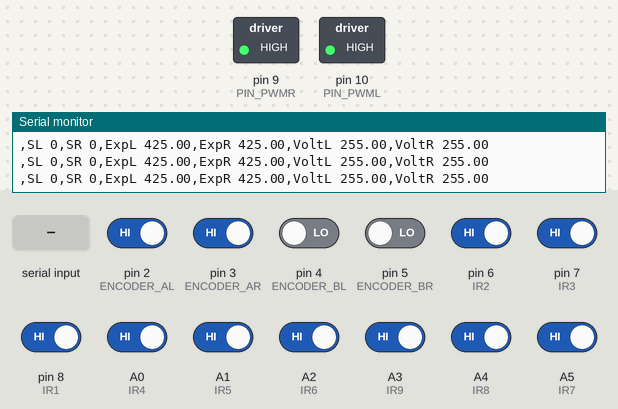
The sketch below on a simulated Arduino Uno, built with avr-gcc and run on an emulated ATmega328P. On the bench: switched loads named in the sketch (green lamp = pin HIGH), the last lines printed to the serial monitor. The inputs (shaded band) are chosen by the test bench; at power-on: A0 (IR4), A1 (IR5), A2 (IR6), A3 (IR9), A4 (IR8), A5 (IR7), pin 2 (ENCODER_AL), pin 3 (ENCODER_AR), pin 6 (IR2), pin 7 (IR3), pin 8 (IR1) HIGH, pin 4 (ENCODER_BL), pin 5 (ENCODER_BR) LOW.

Above: at 1.2 s.
1.3 s: "a\n" received over Serial
At 1.55 s:
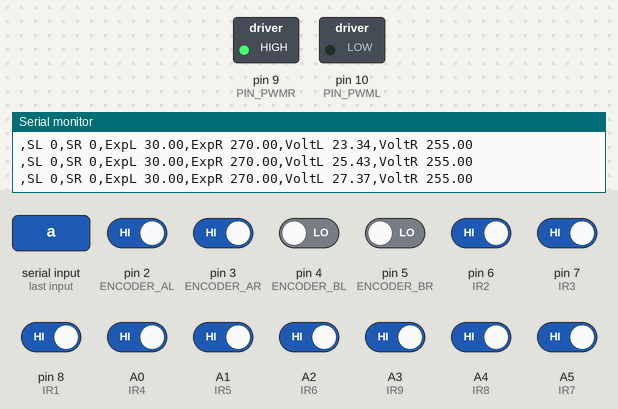
4.3 s: byte 115 ('s') received over Serial
At 5.3 s:
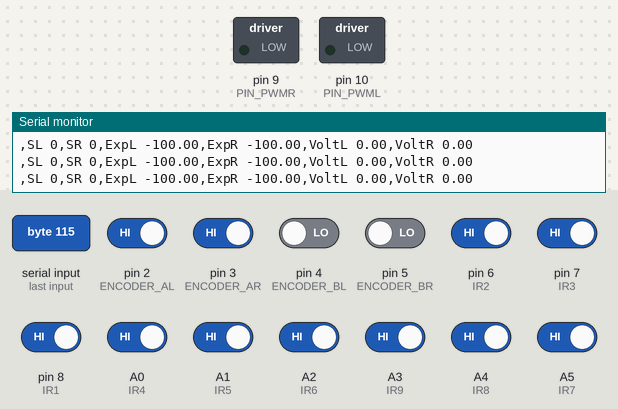
5.9 s: pin 2 (ENCODER_AL) driven LOW
7.4 s: pin 3 (ENCODER_AR) driven LOW
8.9 s: byte 100 ('d') received over Serial
At 9.05 s:
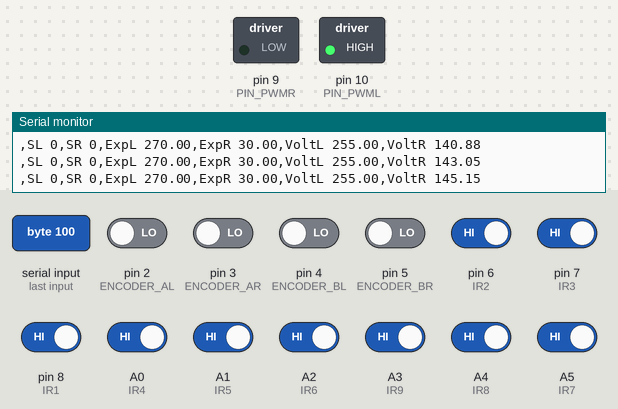
11.0 s: "s\n" received over Serial
At 11.6 s:
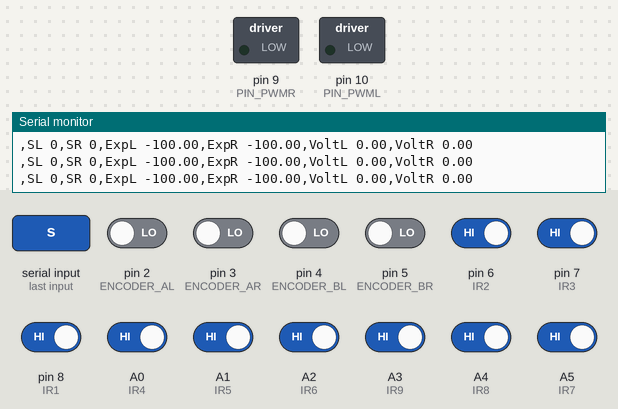
Timing chart, 0 to 13.6 s (numbered marks = the images above; inputs shaded):
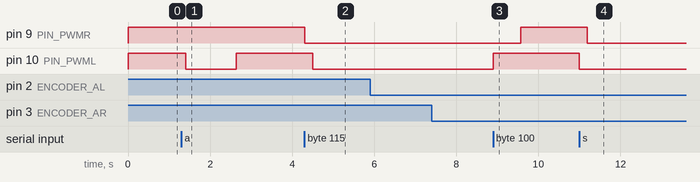

The sketch:

XunXian_HQiao.ino
```cpp
#include <MsTimer2.h>

#define PIN_PWMR 9
#define ENCODER_AR 3//引发中断
#define ENCODER_BR 5

#define PIN_PWML 10
#define ENCODER_AL 2//引发中断
#define ENCODER_BL 4

#define MAX_Motor_Vol 255
#define MAX_deltaVoltL 128//最大左轮修正电压
#define MAX_deltaVoltR 128//最大右轮修正电压

#define GET_SPEED_PERIOD_MS 20//获取速度周期（单位毫秒）

#define IR1 8
#define IR2 6
#define IR3 7
#define IR4 A0
#define IR5 A1
#define IR6 A2
#define IR7 A5
#define IR8 A4
#define IR9 A3

enum CONTROL_MODE {Normal, Stop, RunForward, RunBackward, Left, Right, Avoid} controlMode;

int MotorOn = 1;
int LastIR[9] = {0};
int IRPort[9] = {IR1, IR2, IR3, IR4, IR5, IR6, IR7, IR8, IR9};

double SpeedP = 0.7; //电机调速比例项
double SpeedD = 0.09;//电机调速微分项

enum MOTOR_SYNC_MODE {SyncOff, SyncOn} motorSyncMode;//左右电动机同步模式

volatile long encoderValR = 0;
volatile long encoderValL = 0;

volatile long lastEncoderValR = 0;
volatile long lastEncoderValL = 0;

int speedR = 0;//实际右轮速度
int speedL = 0;//实际左轮速度

double expSpeedR = 0;//期望右轮速度
double expSpeedL = 0;//期望左轮速度

//loop函数内相关
unsigned long lastT = 0;//上次loop微秒值
unsigned long dt = 0;//时间微分，单位微秒


double voltL = 0;
double voltR = 0;
double preVoltL = 127;
double preVoltR = 127;
double deltaVoltPL = 0;//正转时左轮修正电压
double deltaVoltPR = 0;//正转时右轮修正电压
double deltaVoltNL = 0;//反转时左轮修正电压
double deltaVoltNR = 0;//反转时右轮修正电压

void setup()
{
	pinMode(PIN_PWMR, OUTPUT);
	pinMode(PIN_PWML, OUTPUT);

	analogWrite(PIN_PWMR,127);
	analogWrite(PIN_PWML,127);

	pinMode(ENCODER_AR, INPUT);
	pinMode(ENCODER_BR, INPUT);
	pinMode(ENCODER_AL, INPUT);
	pinMode(ENCODER_BL, INPUT);
	// pinMode(IR1, INPUT);
	// pinMode(IR2, INPUT);
	// pinMode(IR3, INPUT);
	// pinMode(IR4, INPUT);
	// pinMode(IR5, INPUT);
	// pinMode(IR6, INPUT);
	// pinMode(IR7, INPUT);
	// pinMode(IR8, INPUT);
	// pinMode(IR9, INPUT);

	Serial.begin(115200);

	attachInterrupt(digitalPinToInterrupt(ENCODER_AR), getEncoderR, CHANGE);
	attachInterrupt(digitalPinToInterrupt(ENCODER_AL), getEncoderL, CHANGE);

	motorSyncMode = SyncOn;

	MsTimer2::set(GET_SPEED_PERIOD_MS, GetSpeed);
	MsTimer2::start();

	TCCR1B = TCCR1B & 0xF8 | 1;//控制pin9 pin10频率，可以是 1, 2, 3, 4, 5
	/* 其中 fff 與對應頻率如下:
	feqT1		Prescaler	Frequency
	1		1			31372.549 Hz
	2		8			3921.569
	3		64			490.196   <--DEFAULT
	4		256			122.549
	5		1024		30.637 Hz */

	//TCCR2B = TCCR2B & 0xF8 | 3;//控制pin11 pin3频率，可以是 1, 2, 3, 4, 5, 6, 7（不要调，会影响MsTimer2)
/*
	feqT2	Prescaler	Frequency
	1		1			31372.549 Hz
	2		8			3921.569
	3		32			980.392
	4		64			490.196   <--DEFAULT
	5		128			245.098
	6		256			122.549
	7		1024		30.637 Hz
 */
}

void getEncoderR(void)
{
	if (digitalRead(ENCODER_AR) == LOW)
	{
		if (digitalRead(ENCODER_BR) == LOW)
		{
			encoderValR--;
		}
		else
		{
			encoderValR++;
		}
	}
	else
	{
		if (digitalRead(ENCODER_BR) == HIGH)
		{
			encoderValR--;
		}
		else
		{
			encoderValR++;
		}
	}
}

void getEncoderL(void)
{
	if (digitalRead(ENCODER_AL) == LOW)
	{
		if (digitalRead(ENCODER_BL) == LOW)
		{
			encoderValL--;
		}
		else
		{
			encoderValL++;
		}
	}
	else
	{
		if (digitalRead(ENCODER_BL) == HIGH)
		{
			encoderValL--;
		}
		else
		{
			encoderValL++;
		}
	}


}

//建议 turnRatio 范围[-1, 1]，不会自动切换模式
void TurnLeft(double speed, double turnRatio)
{
	//motorSyncMode = SyncOn;
	expSpeedR = speed * (1 + turnRatio);
	expSpeedL = speed * (1 - turnRatio);

/* 	if (expSpeedL > 0)
	{
		//preVoltL = 0.0175 * expSpeedL + 127.54;
	}
	else
	{
		//preVoltL = 0.0165 * expSpeedL - 129.96;
	}

	if (expSpeedR > 0)
	{
		//preVoltR = 0.0177 * expSpeedR + 131.12;
	}
	else
	{
		//preVoltR = 0.0184 * expSpeedR - 132.95;
	} */
}

void MotorSync()
{
	static double speedLErr = 0;
	static double last_speedLErr = 0;
	static double speedRErr = 0;
	static double last_speedRErr = 0;
	switch (motorSyncMode)
	{
	case SyncOn:
		//左轮
		last_speedLErr = speedLErr;
		speedLErr = expSpeedL - speedL;

		deltaVoltPL += speedLErr * SpeedP * dt / 1000000 + (speedLErr - last_speedLErr) * SpeedD;
		voltL = preVoltL + deltaVoltPL;

		//限制deltaVolt
		if (deltaVoltPL > MAX_deltaVoltL){
		deltaVoltPL = MAX_deltaVoltL;
		}else if (deltaVoltPL < -MAX_deltaVoltL){
		deltaVoltPL = -MAX_deltaVoltL;}

		//右轮
		last_speedRErr = speedRErr;
		speedRErr = expSpeedR - speedR;
		deltaVoltPR += speedRErr * SpeedP * dt / 1000000 + (speedRErr - last_speedRErr) * SpeedD;
		voltR = preVoltR + deltaVoltPR;

		//限制deltaVolt
		if (deltaVoltPR > MAX_deltaVoltR){
		deltaVoltPR = MAX_deltaVoltR;
		}else if (deltaVoltPR < -MAX_deltaVoltR){
		deltaVoltPR = -MAX_deltaVoltR;}

		//限制volt
		if (voltL > MAX_Motor_Vol){
			voltL = MAX_Motor_Vol;
		}else if (voltL < 0){
			voltL = 0;}

		if (voltR > MAX_Motor_Vol){
			voltR = MAX_Motor_Vol;
		}else if (voltR < 0){
			voltR = 0;}

		analogWrite(PIN_PWMR, voltR);
		analogWrite(PIN_PWML, voltL);

		break;
	case SyncOff:
		analogWrite(PIN_PWMR, voltR);
		analogWrite(PIN_PWML, voltL);

		break;
	default:
		break;
	}
}

void PrintData()
{
	Serial.print('\n');
	Serial.print(",SL ");
	Serial.print(speedL / 10);
	Serial.print(",SR ");
	Serial.print(speedR / 10);
	Serial.print(",ExpL ");
	Serial.print(expSpeedL / 10);
	Serial.print(",ExpR ");
	Serial.print(expSpeedR / 10);
	Serial.print(",VoltL ");
	Serial.print(voltL);
	Serial.print(",VoltR ");
	Serial.print(voltR);

	// Serial.print(",dVPL ");
	// Serial.print(deltaVoltPL);
	// Serial.print(",dVPR ");
	// Serial.print(deltaVoltPR);
	// Serial.print(",dVNL ");
	// Serial.print(deltaVoltNL);
	// Serial.print(",dVNR ");
	// Serial.print(deltaVoltNL);

	// Serial.print(",dt ");
	// Serial.print(dt / 1000);
	// Serial.print(digitalRead(IR1));
	// Serial.print(digitalRead(IR2));
	// Serial.print(digitalRead(IR3));
	// Serial.print(digitalRead(IR4));
	// Serial.print(digitalRead(IR5));
	// Serial.print(digitalRead(IR6));
	// Serial.print(digitalRead(IR7));
	// Serial.print(digitalRead(IR8));
	// Serial.print(digitalRead(IR9));
	// Serial.print(' ');
	// Serial.print(LastIR[0]);
	// Serial.print(LastIR[1]);
	// Serial.print(LastIR[2]);
	// Serial.print(LastIR[3]);
	// Serial.print(LastIR[4]);
	// Serial.print(LastIR[5]);
	// Serial.print(LastIR[6]);
	// Serial.print(LastIR[7]);
	// Serial.print(LastIR[8]);


	// Serial.print('\n');

}

void GetSpeed()
{
	speedR = (encoderValR - lastEncoderValR) * 1000 / GET_SPEED_PERIOD_MS;
	speedL = (encoderValL - lastEncoderValL) * 1000 / GET_SPEED_PERIOD_MS;

	lastEncoderValR = encoderValR;
	lastEncoderValL = encoderValL;

}

//返回限制在[-MAX_value, MAX_value]的数
double Limit(double value, double MAX_value)
{
	if (value > MAX_value)
	{
		return MAX_value;
	}
	else if (value < -MAX_value)
	{
		return -MAX_value;
	}
	else
	{
		return value;
	}
}

//返回平均IR值，Type值为0时从传感器读入，否则从传入的数组中读入
double IRAvgVal(int* Type)
{
	int total = 0;
	int weightedNum = 0;
	if (Type == 0)
	{
		total = IRSignNum(0);

		if (total == 0)
		{
			return 5;
		}
		else
		{
			for (int i = 0; i < 9; i++)
			{
				weightedNum += (i + 1) * digitalRead(IRPort[i]);
			}
			return (double)weightedNum / total;
		}
	}
	else
	{
		total = IRSignNum(Type);
		if (total == 0)
		{
			return 5;
		}
		else
		{
			for (int i = 0; i < 9; i++)
			{
				weightedNum += (i + 1) * Type[i];
			}
			return (double)weightedNum / total;
		}
	}
}

//返回有信号的IR传感器数，传入0时从传感器读取，否则从数组中读取
int IRSignNum(int* Type)
{
	int Result = 0;
	if (Type == 0)
	{
		for (int i = 0; i < 9; i++)
		{
			Result += digitalRead(IRPort[i]);
		}
	}
	else
	{
		for (int i = 0; i < 9; i++)
		{
			Result += Type[i];
		}
	}
	return Result;
}

void SaveIR(int * IRGroup)
{
	IRGroup[0] = digitalRead(IR1);
	IRGroup[1] = digitalRead(IR2);
	IRGroup[2] = digitalRead(IR3);
	IRGroup[3] = digitalRead(IR4);
	IRGroup[4] = digitalRead(IR5);
	IRGroup[5] = digitalRead(IR6);
	IRGroup[6] = digitalRead(IR7);
	IRGroup[7] = digitalRead(IR8);
	IRGroup[8] = digitalRead(IR9);
}

//向左转
void SpinLeft(double TurnSpeed)
{
	expSpeedL = TurnSpeed;
	expSpeedR = -TurnSpeed;
}

void ReadFromSerial()
{
	if (Serial.available() <= 0)
	{
		return;
	}
	// if (Serial.read() == '\n')
	// {
	// 	MotorOn = 0;
	// }

	// if (Serial.read() == 'g')
	// {
	// 	MotorOn = 1;
	// }
	// String text = "";
	char cRead = 0;

	while (Serial.available() > 0)
	{

		cRead = Serial.read();
		//Serial.println(cRead);
		switch (cRead)
		{
		case 'g':
			controlMode = Normal;
			MotorOn = 1;
			break;
		case 'w':
			controlMode = RunForward;
			MotorOn = 1;
			break;
		case 's':
			controlMode = RunBackward;
			MotorOn = 1;
			break;
		case 'a':
			controlMode = Left;
			MotorOn = 1;
			break;
		case 'd':
			controlMode = Right;
			MotorOn = 1;
			break;
		default:
			MotorOn = 0;
			controlMode = Stop;
			break;
		}

		while (Serial.available() > 0)
		{
			Serial.read();
		}
	}

	// char text[21] = {0};

	// for (int i = 0; i++;i < 20)
	// {
	// 	text[i] = Serial.read();
	// 	delay(2);
	// }
	// while (Serial.available() > 0)
	// {
	// 	Serial.read();
	// }

	// Serial.print("Got");
	// Serial.print(text);
	// if (text == String("s"))
	// {
	// 	MotorOn = 0;
	// }

	// if (text == String("g"))
	// {
	// 	MotorOn = 1;
	// }

}

//奇幂函数
double OddPow(double x, double a)
{
	if (x >= 0)
	{
		return pow(x,a);
	}
	else
	{
		return -pow(-x,a);
	}

}

long SkipTime = 0;//跳过执行MotorControl()的时间（微秒）

void loop ()
{
	if (millis() % 100 == 0)
	{
		ReadFromSerial();
	}

	if (millis() % 10 == 0 && MotorOn)
	{
		PrintData();
	}

	dt = micros() - lastT;
	lastT = micros();

/*  	if (encoderValR > 2000000000){
		encoderValR -= 2000000000;
		lastEncoderValR -= 2000000000;
	}else if (encoderValR < -2000000000){
		encoderValR += 2000000000;
		lastEncoderValR += 2000000000;
	}
	if (encoderValL > 2000000000){
		encoderValL -= 2000000000;
		lastEncoderValL -= 2000000000;
	}else if (encoderValL < -2000000000){
		encoderValL += 2000000000;
		lastEncoderValL += 2000000000;
	}  */
	switch (controlMode)
	{
	case Normal:
		if (SkipTime <= 0)
		{
		MotorControl();
		}
		else
		{
			SkipTime -= dt;
		}
		break;
	case Avoid:
		AvoidingLeft();
		break;
	case RunForward:
		expSpeedL = 2000;
		expSpeedR = 2000;
		break;
	case RunBackward:
		expSpeedR = -1000;
		expSpeedL = -1000;
		break;
	case Left:
		TurnLeft(1500, 0.8);
		break;
	case Right:
		TurnLeft(1500, -0.8);
		break;
	case Stop:
		expSpeedL = 0;
		expSpeedR = 0;
		break;
	default:
		break;
	}
/* 	if (SkipTime <= 0)
	{
		MotorControl();
	}
	else
	{
		SkipTime -= dt;
	}
	if (MotorOn == 0)
	{
		expSpeedL = 0;
		expSpeedR = 0;
	}
*/
	MotorSync();
}

//扭一扭

void AvoidingLeft()
{
	static unsigned long nnt=0;//扭扭时间，单位微秒
	if(nnt < 500000)
	{
		TurnLeft(800,0.5);
	}
	else if(nnt < 1300000)
	{
		TurnLeft(800,-0.5);
	}
	else if(nnt < 1500000)
	{
		TurnLeft(800,0);
	}
	else
		{
			nnt = 0;
			controlMode = Normal;
		}
	nnt += dt;
}

//巡线代码
void MotorControl()
{
	static double MAX_speedControl = 4250;
	static double turnP = 0.6;//转弯比例系数
	static double powValue = 1.1;
	static double MAX_turnRatio = 1.00;//最大转弯系数

	static double turnRatioP = 0;//比例项
	static double turnRatio = 0;//总转弯系数
	static double speedControl = MAX_speedControl;//控制的速度

	SaveIR(LastIR);

	if (IRSignNum(LastIR) != 0)
	{
		//SaveIR(LastIR);
		//比例项计算
		turnRatioP = -(double)turnP * OddPow((IRAvgVal(LastIR) - 5) / 4, powValue);

		turnRatio = turnRatioP;
		turnRatio = Limit(turnRatio, MAX_turnRatio);
/*
		if (IRSignNum(LastIR) >= 3)
		{
			//PrintData();
			if (digitalRead(IRPort[0]) == 1)
			{
				speedControl = 3000;
				turnRatio = -3;
			}
			else if (digitalRead(IRPort[8]) == 1)
			{
				speedControl = 3000;
				turnRatio = 3;
			}
			else if (digitalRead(IRPort[1]) == 1)
			{
				speedControl = 3000;
				turnRatio = -3;
			}
			else if (digitalRead(IRPort[7]) == 1)
			{
				speedControl = 3000;
				turnRatio = 3;
			}
			else if (digitalRead(IRPort[2]) == 1)
			{
				speedControl = 3000;
				turnRatio = -3;
			}
			else if (digitalRead(IRPort[6]) == 1)
			{
				speedControl = 3000;
				turnRatio = 3;
			}
			else
			{
				SkipTime -= 150000;
			}


			//speedControl = 1400;
			SkipTime += 150000;
			//return;
		}
	 */
	}

	TurnLeft((double)speedControl / (1 + 0.9 * fabs(turnRatio)), turnRatio);

	if (speedControl < MAX_speedControl)
	{
		speedControl += (double)dt / 3000;
	}
}
```

Measured:
- after the input at 1.3 s, pin 10 (PIN_PWML): HIGH → LOW after 0.10 s, → HIGH 1.2 s later
- after the input at 4.3 s, pin 9 (PIN_PWMR): HIGH → LOW at once; pin 10 (PIN_PWML): HIGH → LOW after 0.20 s
- after the input at 8.9 s, pin 9 (PIN_PWMR): LOW → HIGH after 0.67 s; pin 10 (PIN_PWML): LOW → HIGH at once
- after the input at 11.0 s, pin 9 (PIN_PWMR): HIGH → LOW after 0.20 s; pin 10 (PIN_PWML): HIGH → LOW at once
